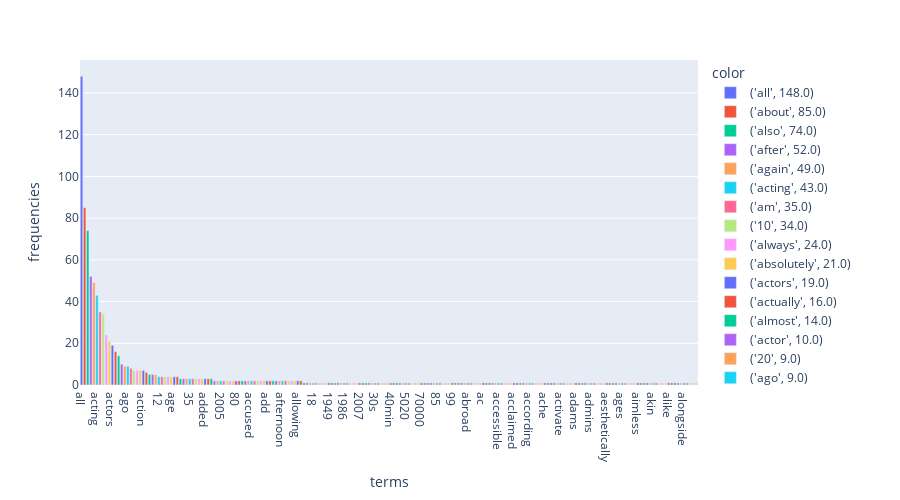

Write notebook code for a chart like this one.
### Markdown cell above
### >>> **Exercise 15 (take home):** 
Additionally, you can attempt to sort the terms on the `x-axis` by frequency instead of in alphabetical order. This way the visualization is more meaninfgul and you will be able to observe the so called [long tail](https://en.wikipedia.org/wiki/Long_tail) (get familiar with this term since it will appear a lot in data mining and other statistics courses). see picture below

![alt txt](https://upload.wikimedia.org/wikipedia/commons/thumb/8/8a/Long_tail.svg/1000px-Long_tail.svg.png)

### Code cell
temp = [(i, v) for i, v in zip(count_vect.get_feature_names_out()[:200], term_frequencies[:200])]
temp = sorted(temp, key=lambda x: x[1], reverse=True)

D2 = {}
D2['terms'] = [i[0] for i in temp[:]]
D2['frequencies'] = [i[1] for i in temp[:]]
D2['color'] = [i for i in temp[:]]

df2 = pd.DataFrame(D2)

fig = px.bar(df2, x = 'terms', y = 'frequencies', height=500, color = 'color')
fig.show()
